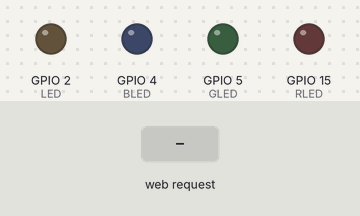
Bench run of a sketch on a simulated ESP8266 (NodeMCU). Parts: output pins drawn as LEDs (lit = HIGH). Inputs (shaded band) come from the test bench. WiFi joins after 1.5 s; servers stay silent unless stated; what the sketch prints to the serial monitor is not drawn.

Above: at 2.7 s.
2.8 s: HTTP request GET /red received
At 3.7 s:
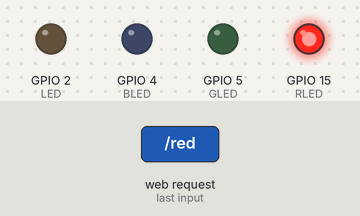
4.3 s: HTTP request GET /green received
At 4.8 s:
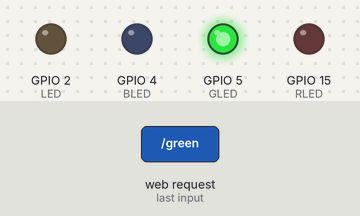
5.8 s: HTTP request GET /blue received
At 7.0 s:
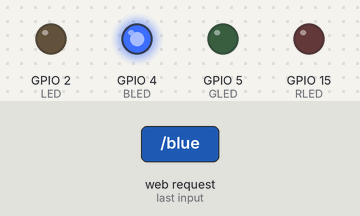
7.3 s: HTTP request GET /yellow received
At 8.3 s:
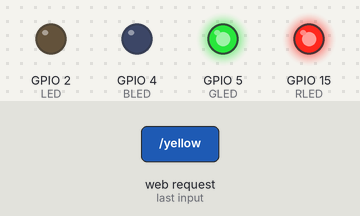
8.8 s: HTTP request GET /cyan received
At 9.4 s:
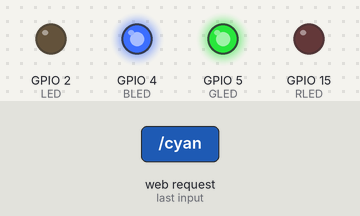
10.3 s: HTTP request GET /white received
At 10.6 s:
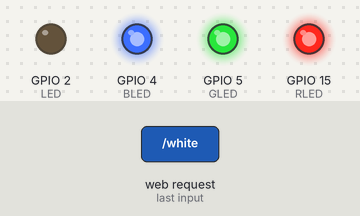
Timing chart, 0 to 12.8 s (numbered marks = the images above; inputs shaded):
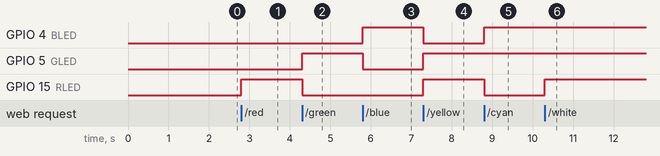

Measured:
- after the input at 2.8 s, GPIO 15 (RLED): LOW → HIGH at once
- after the input at 4.3 s, GPIO 5 (GLED): LOW → HIGH at once; GPIO 15 (RLED): HIGH → LOW at once
- after the input at 5.8 s, GPIO 4 (BLED): LOW → HIGH at once; GPIO 5 (GLED): HIGH → LOW at once
- after the input at 7.3 s, GPIO 4 (BLED): HIGH → LOW at once; GPIO 5 (GLED), GPIO 15 (RLED): LOW → HIGH at once
- after the input at 8.8 s, GPIO 4 (BLED): LOW → HIGH at once; GPIO 15 (RLED): HIGH → LOW at once
- after the input at 10.3 s, GPIO 15 (RLED): LOW → HIGH at once

The sketch:

Millis1.ino
```cpp
#include<ESP8266WiFi.h>
#include<ESP8266WebServer.h>
#include "sta.h"
ESP8266WebServer server;
const char LED = LED_BUILTIN;
const char RLED = 15;
const char GLED = 5;
const char BLED = 4;
unsigned int currMillis,prevMillis;
const char *ssid = "Galaxy Note10+ 5G1952";
const char *password = "99431952";
String webPage = MAIN_page;
void setup() {
  pinMode(LED,OUTPUT);
  pinMode(RLED,OUTPUT),pinMode(GLED,OUTPUT),pinMode(BLED,OUTPUT);
  Serial.begin(9600);
  WiFi.begin(ssid,password);
  while(WiFi.status()!=WL_CONNECTED){
    Serial.print(".");
    delay(500);
  }
  Serial.println();
  Serial.println();
  Serial.println(WiFi.localIP());
  //server setting
  server.on("/",[](){
    server.send(200,"text/plain","Hello WiFi");
    //server.send(200,"text/html",webPage);
    });
    //클라이언트에서IP주소/redLED 함수실행
  server.on("/red",redLED);
  server.on("/green",greenLED);
  server.on("/blue",blueLED);
  server.on("/yellow",yellowLED);
  server.on("/cyan",cyanLED);
  server.on("/black",blackLED);
  server.on("/white",whiteLED);
  server.on("/magenta",magentaLED);
  server.begin();
}
void redLED(){
  digitalWrite(RLED, HIGH),digitalWrite(GLED, LOW),digitalWrite(BLED, LOW);
  server.send(204,"");
  //server.send(200,"")
  }
void greenLED(){
  digitalWrite(RLED, LOW),digitalWrite(GLED, HIGH),digitalWrite(BLED, LOW);
  server.send(204,"");}
void blueLED(){
  digitalWrite(RLED, LOW),digitalWrite(GLED, LOW),digitalWrite(BLED, HIGH);
  server.send(204,"");}
void yellowLED(){
  digitalWrite(RLED, HIGH),digitalWrite(GLED, HIGH),digitalWrite(BLED, LOW);
  server.send(204,"");}
  void cyanLED(){
  digitalWrite(RLED, LOW),digitalWrite(GLED, HIGH),digitalWrite(BLED, HIGH);
  server.send(204,"");}
  void blackLED(){
  digitalWrite(RLED, LOW),digitalWrite(GLED, LOW),digitalWrite(BLED, LOW);
  server.send(204,"");}
  void whiteLED(){
  digitalWrite(RLED, HIGH),digitalWrite(GLED, HIGH),digitalWrite(BLED, HIGH);
  server.send(204,"");}
  void magentaLED(){
  digitalWrite(RLED, HIGH),digitalWrite(GLED, LOW),digitalWrite(BLED, HIGH);
  server.send(204,"");}

void loop() {
 server.handleClient();
 //currMillis = millis();
//if((currMillis - prevMillis)>500){
  //digitalWrite(LED,!digitalRead(LED));
  //prevMillis = currMillis;
}//클라이언트 호출 프로그램
 //}
```

sta.h
```cpp
const char MAIN_page[] = R"=====(<!DOCTYPE html>
<html>
 <head>
    <title>LED DART</title>
    <script src="http://code.jquery.com/jquery-latest.min.js"></script>
    <script src="http://code.jquery.com/ui/1.12.1/jquery-ui.js"></script>

    <style>
      div {
        display : inline-block;
      }
      .menu {
        border : 1px solid black;
        width : 90px;
        height : 90px;
        font-family:verdana;
        font-size:40pt;
        font-weight:bold;
        text-align : center;
        cursor : pointer;
      }
      .dartback {
        position : absolute;
        top : 300px;
        left : 50px;
        width: 600px;
        height: 600px;
        background : white;
        -webkit-transition:background-color 1s, -webkit-transform 1s;
        transition:background-color 1.5s, transform 1s;
      }
      .button {
        z-index : 100;
        position : absolute;
          width: 200px;
          height: 200px;
        cursor : pointer;
      }
      .button > img {
        top : 10px;
        position :absolute;
      }
      .drt {
        display : none;
        z-index : 1;
        position : absolute;
        width : 90px;
        height : 75px;
        cursor : pointer;
        border : 2px solid black;
        border-radius : 25%;
        top : 0;
        left : 2.9px;
        -webkit-transition:background-color 1s, -webkit-transform 1s;
        transition:background-color 1s, transform 1s;
        cursor : pointer;
      }
      #red {
        color: red;
          top: 110px;
          left: 1250px;
      }
      #green {
        color : green;
        top : 300px;
        left : 1450px;
      }
      #blue {
        color : blue;
        top : 300px;
        left : 1050px;
      }
      #off {
        color : black;
        top : 500px;
        left : 1250px;
      }
      .dartr {
        z-index : -1;
        position : absolute;
        top : 380px;
        left : 480px;
        cursor : pointer;
        font-family:verdana;
        font-size:60pt;
        font-weight:bold;
        color : #FF90A6;
      }
      .dartg {
        z-index : -1;
        position : absolute;
        top : 380px;
        left : 480px;
        cursor : pointer;
        font-family:verdana;
        font-size:60pt;
        font-weight:bold;
        color : #FF90A6;
      }
      .dartb {
        z-index : -1;
        position : absolute;
        top : 380px;
        left : 480px;
        cursor : pointer;
        font-family:verdana;
        font-size:60pt;
        font-weight:bold;
        color : #FF90A6;
      }
      .darto {
        z-index : -1;
        position : absolute;
        top : 380px;
        left : 480px;
        cursor : pointer;
        font-family:verdana;
        font-size:60pt;
        font-weight:bold;
        color : #FF90A6;
      }
      .obj1 > img{
          position: absolute;
          z-index: -2;
          width: 530px;
          height: 600px;
          top: 100px;
          left: 1100px;
      }.obj2 > img{
          position: absolute;
          z-index: -2;
          width: 530px;
          height: 600px;
          top: 100px;
          left: 1090px;
      }.obj3 > img{
          position: absolute;
          z-index: -2;
          width: 530px;
          height: 600px;
          top: 100px;
          left: 1080px;
      }
      .obj4 > img {
        position : absolute;
        z-index : 1;
        top: 10px;
        left: 1570px;
      }
      .obj5 > img {
        position : absolute;
        z-index : 1;
        top: 600px;
        left: 1570px;
      }
      .obj6 > img {
        position : absolute;
        z-index : 1;
        top: 10px;
        left: 15px;
      }
      #color {
        width: 350px;
        height: 150px;
        text-align: center;
        border: 3px solid black;
        position: relative;
        top: 10px;
        left: 650px;
        font-size: 70px;
      }
    </style>
  </head>
  <body>
    <div class="main">
      <div id='color'>LED</div>
      <div class="dartback"><img src="hand10.png" width="600px" height="600px"></div>
      <div class="dartr"><img src="pinr.png" width="167px" height="100px"></div>
      <div class="dartg"><img src="pin.png"width="167px" height="140px"></div>
      <div class="dartb"><img src="pin.png"width="167px" height="140px"></div>
      <div class="darto"><img src="pino.png"width="167px" height="100px"></div>
      <div class="button 123" id="red"><div class="drt" id="darr"></div></div>
      <div class="button 123" id="green"><div class="drt" id="drtg"></div></div>
      <div class="button 123" id="blue"><div class="drt" id="drtb"></div></div>
      <div class="button 123" id="off"><div class="drt" id="drto"></div></div>

      <div class="obj1"><img src="dart-board.png"></div>
      <div class="obj2"><img src="dart-board.png"></div>
      <div class="obj3"><img src="dart-board.png"></div>
      <div class="obj4"><img src="RGB3.png" width="340px" height="340px"></div>
      <div class="obj5"><img src="RGB.png" width="340px" height="340px"></div>
      <div class="obj6"><img src="RGB1.png" width="340px" height="340px"></div>
    </div>
    <script>
      var r = 0;
      var g = 0;
      var b = 0;
      var o = 0;
      $('#red').click(function(){
        if(o==1){
          $('.darto').animate({top:1000,left:1180},200);
          setTimeout(function() {
            $('.darto').css('top','380px');
            $('.darto').css('left','480px');
          }, 220);
          o=0;
        }
        if(r==0){
          $('.dartr').animate({top:200,left:1180},250);
          r = 1;
        }
        else {
          $('.dartr').animate({top:1000,left:1180},200);
          setTimeout(function() {
            $('.dartr').css('top','380px');
            $('.dartr').css('left','480px');
          }, 220);
          r = 0;
        }
      });
      $('#green').click(function(){
        if(o==1){
          $('.darto').animate({top:1000,left:1180},200);
          setTimeout(function() {
            $('.darto').css('top','380px');
            $('.darto').css('left','480px');
          }, 220);
          o=0;
        }
        if(g==0){
          $('.dartg').animate({top:350,left:1360},250);
          g = 1;
        }
        else {
          $('.dartg').animate({top:1000,left:1360},200);
          setTimeout(function() {
            $('.dartg').css('top','380px');
            $('.dartg').css('left','480px');
          }, 220);
          g = 0;
        }
      });
      $('#blue').click(function(){
        if(o==1){
          $('.darto').animate({top:1000,left:1180},200);
          setTimeout(function() {
            $('.darto').css('top','380px');
            $('.darto').css('left','480px');
          }, 220);
          o=0;
        }
        if(b==0){
          $('.dartb').animate({top:350,left:1030},250);
          b = 1;
        }
        else {
          $('.dartb').animate({top:1000,left:1030},200);
          setTimeout(function() {
            $('.dartb').css('top','380px');
            $('.dartb').css('left','480px');
          }, 220);
          b = 0;
        }
      });
      $('#off').click(function(){
        $('.darto').animate({top:540,left:1180},200);
        setTimeout(function() {
          if(r==1) {
            $('.dartr').animate({top:1000,left:1180},200);
            setTimeout(function() {
              $('.dartr').css('top','380px');
              $('.dartr').css('left','480px');
            }, 220);
          }
          if(g==1) {
            $('.dartg').animate({top:1000,left:1360},200);
            setTimeout(function() {
              $('.dartg').css('top','380px');
              $('.dartg').css('left','480px');
            }, 220);
          }
          if(b==1) {
            $('.dartb').animate({top:1000,left:1030},200);
            setTimeout(function() {
              $('.dartb').css('top','380px');
              $('.dartb').css('left','480px');
            }, 220);
          }
          $('.dartback').css('background-color','darkgray');
          $(location).attr('href',"http://192.168.24.8:7040/black");
          $("#color").text("OFF");
          $("#color").css('background-color','darkgray');
          $("#color").css('color','white');
          r=0;g=0;b=0;o=1;
        }, 220);
      });
      $('.123').click(function(){

        setTimeout(function() {
          if(r==0&&g==0&&b==0) {
            $('.dartback').css('background-color','darkgray');
            $("#color").text("OFF");
            $("#color").css('background-color','black');
            $("#color").css('color','white');
            $(location).attr('href',"http://192.168.24.8:7040/black");
          }
        }, 50);
        if(r==1&&g==0&&b==0) {
          $('.dartback').css('background-color','red');
          $("#color").text("RED");
          $("#color").css('background-color','red');
          $("#color").css('color','black');
          $(location).attr('href',"http://192.168.24.8:7040/red");
        }
        if(r==0&&g==1&&b==0) {
          $('.dartback').css('background-color','green');
          $("#color").text("GREEN");
          $("#color").css('background-color','green');
          $("#color").css('color','black');
          $(location).attr('href',"http://192.168.24.8:7040/green");
        }
        if(r==0&&g==0&&b==1) {
          $('.dartback').css('background-color','blue');
          $("#color").text("BLUE");
          $("#color").css('background-color','blue');
          $("#color").css('color','black');
          $(location).attr('href',"http://192.168.24.8:7040/blue");
        }
        if(r==1&&g==1&&b==0) {
          $('.dartback').css('background-color','yellow');
          $("#color").text("YELLOW");
          $("#color").css('background-color','yellow');
          $("#color").css('color','black');
          $(location).attr('href',"http://192.168.24.8:7040/yellow");
        }
        if(r==1&&g==0&&b==1) {
          $('.dartback').css('background-color','magenta');
          $("#color").text("MAGENTA");
          $("#color").css('background-color','magenta');
          $("#color").css('color','black');
          $(location).attr('href',"http://192.168.24.8:7040/magenta");
        }
        if(r==0&&g==1&&b==1) {
          $('.dartback').css('background-color','cyan');
          $("#color").text("CYAN");
          $("#color").css('background-color','cyan');
          $("#color").css('color','black');
          $(location).attr('href',"http://192.168.24.8:7040/cyan");
        }
        if(r==1&&g==1&&b==1) {
          $('.dartback').css('background-color','white');
          $("#color").text("WHITE");
          $("#color").css('background-color','white');
          $("#color").css('color','black');
          $(location).attr('href',"http://192.168.24.8:7040/white");
        }
      });
    </script>
  </body>
</html>)=====";
```
